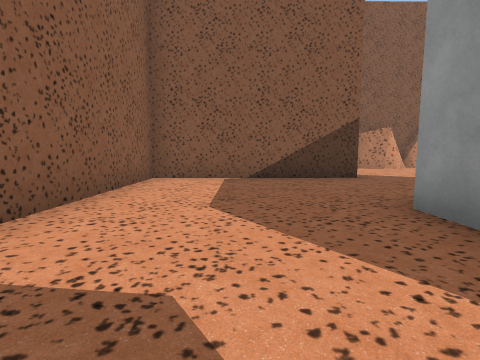
view 1 (above)

20 first-person views from a walk through a 3-D level made in the Unity game engine. The camera is 1.2 m above the floor, tilts 6° down and sees 85° across. The floor is counted in squares, 2 m on a side. Each view is taken from the middle of a square. On the plan, view 1 faces up. The plan holds only what a view shows up to about 9 squares ahead; the rest is blank. The place goes on beyond the plan. The player character is not drawn.

view 2
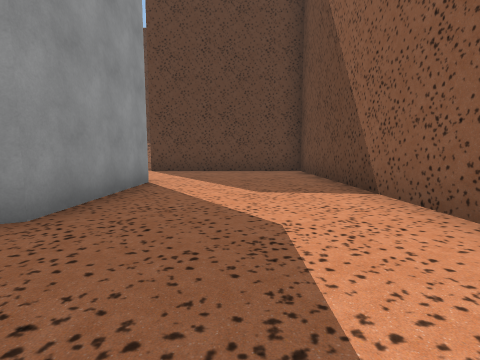

view 3
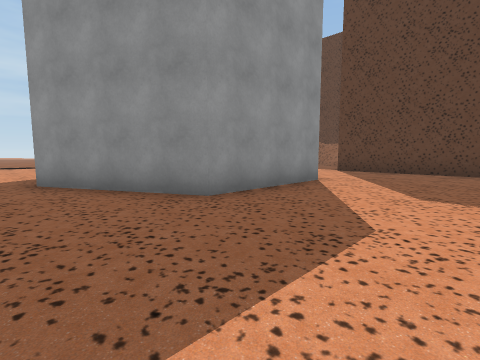

view 4
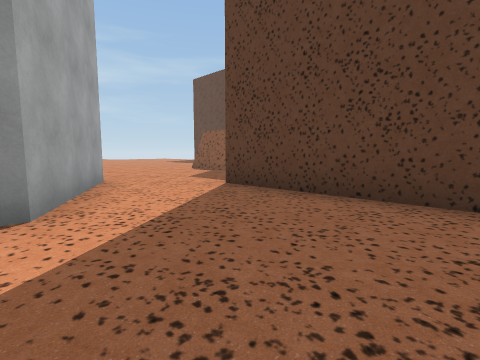

view 5
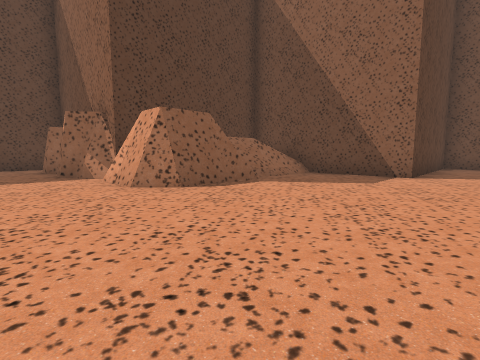

view 6
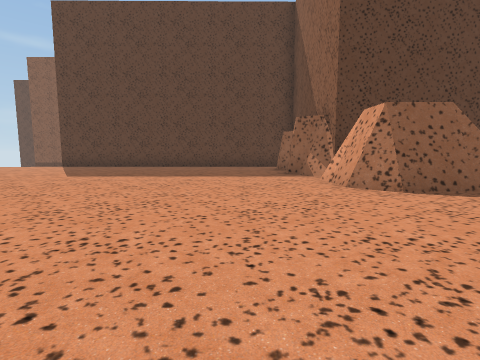

view 7
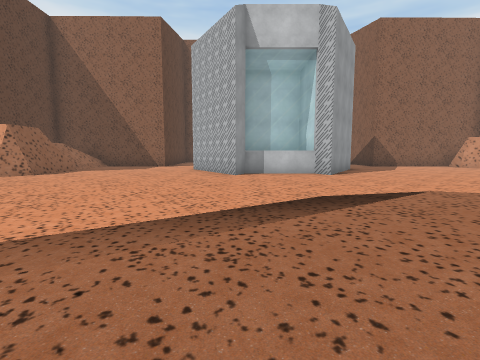

view 8
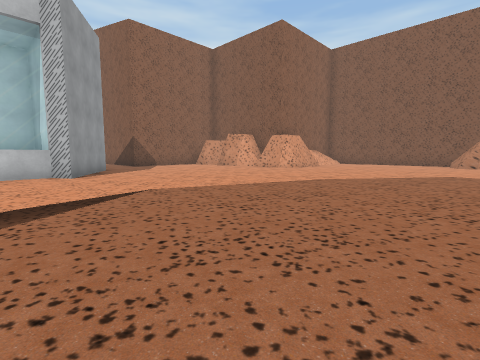

view 9
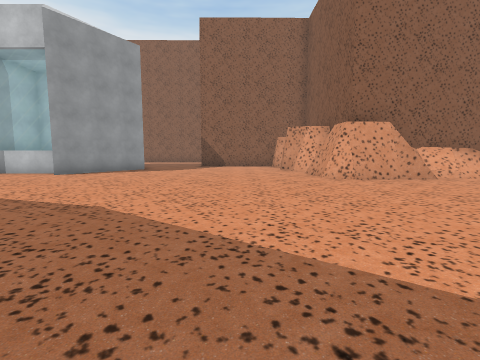

view 10
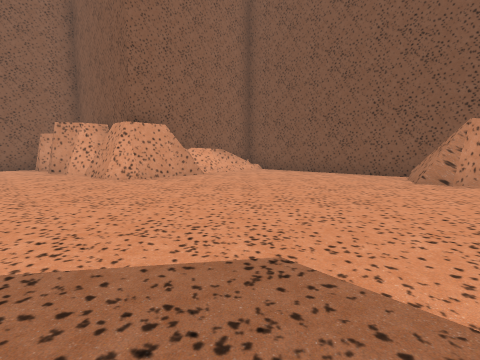

view 11
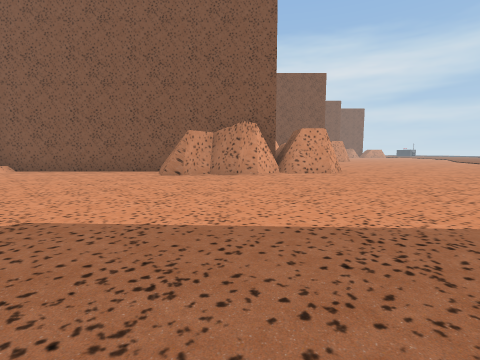

view 12
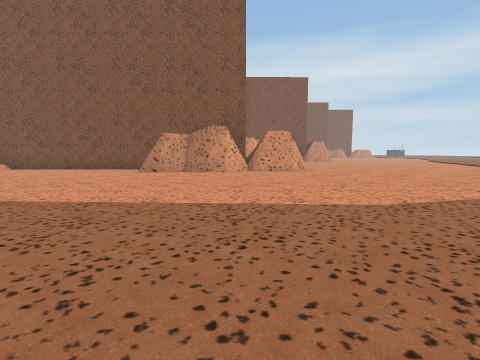

view 13
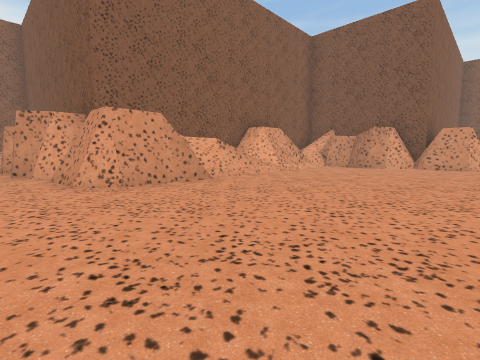

view 14
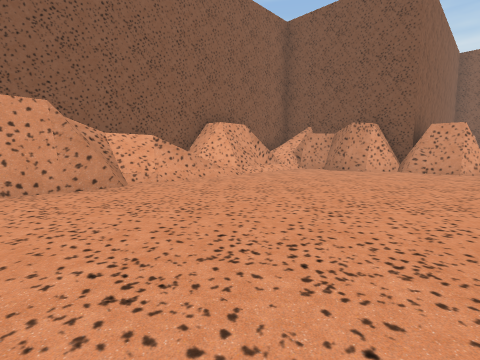

view 15
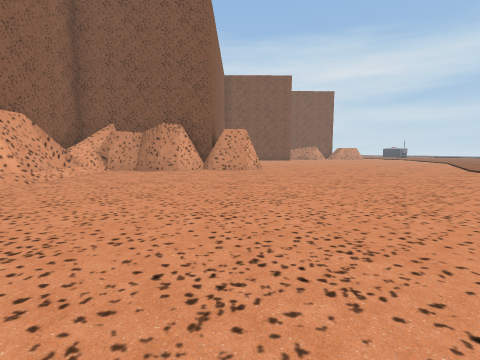

view 16
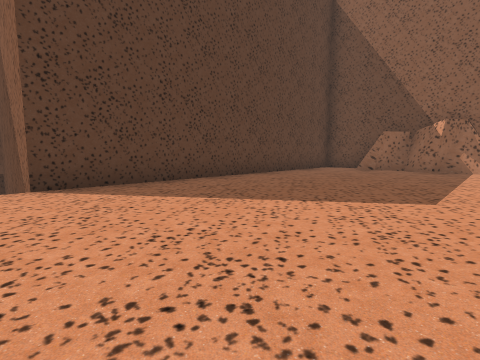

view 17
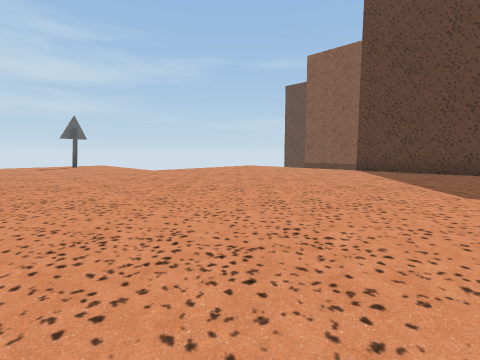

view 18
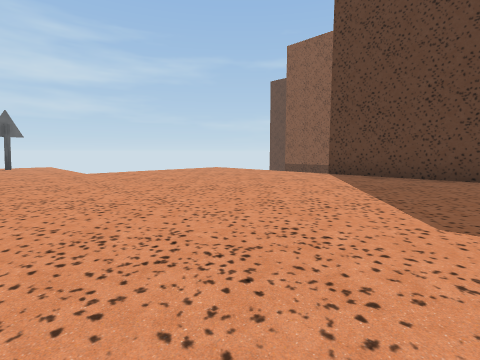

view 19
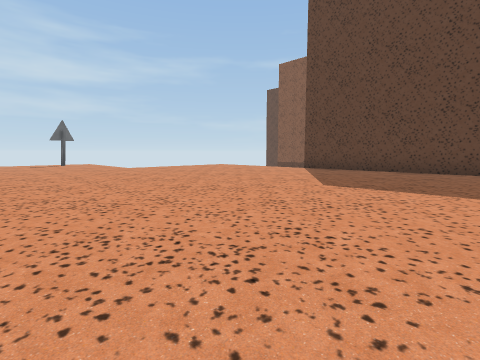

view 20
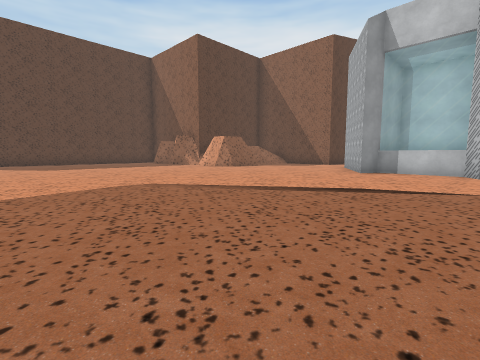

### Floor plan
Key: @ floor where view 1 was taken; # wall or solid block; . floor; / step, stairs or slope; = window, fence, low wall or low ledge; ^ raised ledge; v drop or lower ground.
Columns run from 2 left of view 1 to 24 right of it. Each row starts with its distance up from view 1.
 27                         #
 26                         ##.
 25                     ######.
 24                     #......
 23                     #......
 22                     #......
 21                    ##/.....
 20                    #=/.....
 19                    ##/.....
 18                    ###.....
 17                     ##.....
 16          ######## ####.....
 15          #/.....###........
 14          #/................
 13          ##................
 12          ##...............
 11          ##..............
 10       #####.............
  9       .................
  8       ................
  7     ##...............
  6 #####............. .
  5 #.................
  4 #.....##..........
  3 #...######.........
  2 #...###^^#.........
  1 #...#    ^.........
  0 #.@.##  ##.........
 -1 #....####..........
 -2 #..................
 -3 #..................
 -4 ######....................
 -5      #.....................
 -6      #/=##.................
 -7      #/=###................
 -8      ###  #..............vv
 -9           #..............
-10           #..............
-11           #..............
-12           #.............
-13           ##########vvv

Where each view was taken, in squares from view 1:
view 1: 0 up, 0 right, facing up
view 2: 5 up, 0 right, facing down
view 3: 5 up, 1 left, facing down-right
view 4: 0 up, 1 left, facing down-right
view 5: 2 down, 10 right, facing down-left
view 6: 2 down, 10 right, facing down
view 7: 0 up, 15 right, facing left
view 8: 1 up, 15 right, facing up-left
view 9: 8 up, 15 right, facing left
view 10: 8 up, 15 right, facing up-left
view 11: 7 up, 16 right, facing up
view 12: 6 up, 17 right, facing up
view 13: 14 up, 24 right, facing up-left
view 14: 16 up, 24 right, facing up-left
view 15: 16 up, 23 right, facing up
view 16: 8 down, 18 right, facing down-left
view 17: 4 down, 14 right, facing down-right
view 18: 6 down, 14 right, facing down-right
view 19: 4 down, 12 right, facing down-right
view 20: 3 up, 16 right, facing down-left
